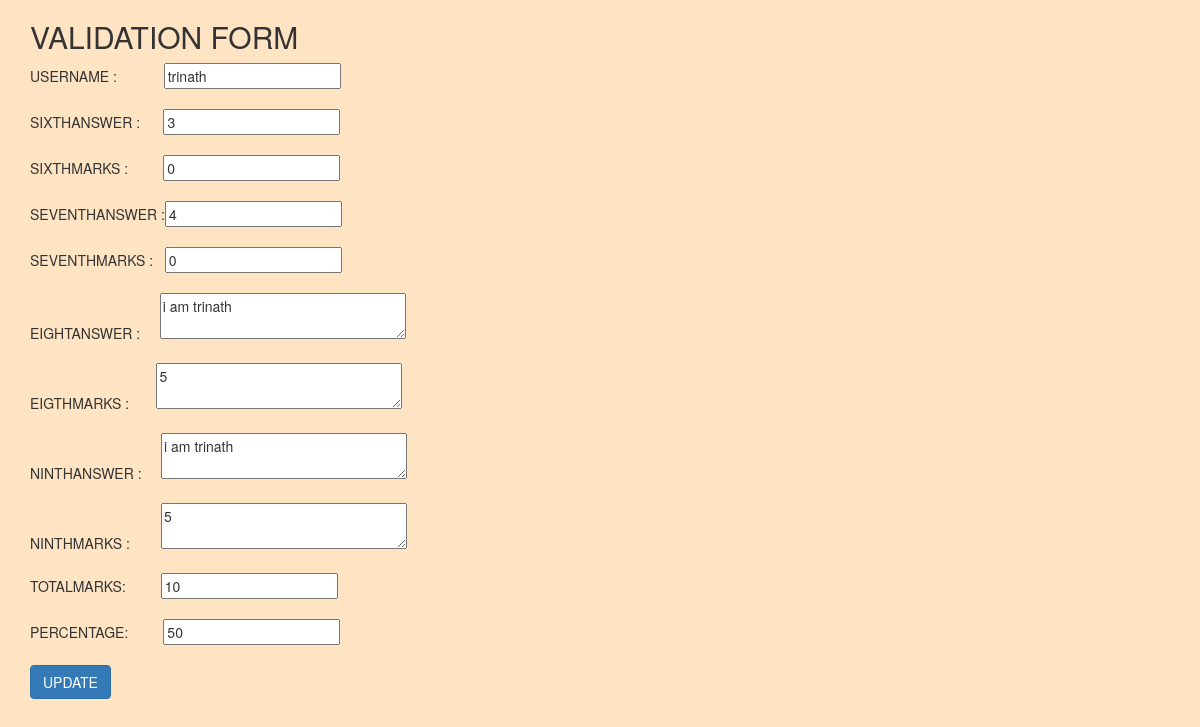
Screenshot of /validate/43/ with the database file from the repository.
### examapp2/models.py (models this page shows)
class TotalScore(models.Model):
    username=models.CharField(max_length=50,default="sumanth")
    sixthquestionanswer=models.IntegerField(default=0)
    sixthquestionmarks=models.IntegerField(default=0)
    seventhquestionanswer=models.IntegerField(default=0)
    seventhquestionmarks=models.IntegerField(default=0)
    eigthquestionanswer=models.CharField(max_length=300,default="n/a")
    eigthquestionmarks=models.IntegerField(default=0)
    ninthquestionanswer=models.CharField(max_length=300,default="n/a")
    ninthquestionmarks=models.IntegerField(default=0)
    totalmarks=models.IntegerField(default=0)
    percentage=models.IntegerField(default=0)

### examapp2/views.py (the view)
# urls.py: url(r'^validate/(?P<id>\d+)/$', views.Validate),
def Validate(request,id):
    employee = TotalScore.objects.get(id=id)
    if request.method =='POST':
        form = TotalScoreForm(request.POST, instance=employee)
        if form.is_valid():
            form.save()
            return redirect('/dashboard')
    return render(request, 'examapp2/VALIDATE.html', {'employee':employee})

### examapp2/templates/examapp2/VALIDATE.html (shortened to what this page needs)
<!DOCTYPE html>
<html lang="en" dir="ltr">
  <head>
    <link rel="stylesheet" href="https://maxcdn.bootstrapcdn.com/bootstrap/3.3.7/css/bootstrap.min.css">
  </head>
  <body style="background-color:Bisque;>
    <div class="jumbotron">
      <div class="container">
        <h2>VALIDATION FORM</h2>
        <form method="post">
          USERNAME :&nbsp &nbsp &nbsp &nbsp &nbsp &nbsp <input type="text" name="username" value="{{employee.username}}"><br><br>
          SIXTHANSWER :&nbsp &nbsp &nbsp <input type="text" name="sixthquestionanswer" value="{{employee.sixthquestionanswer}}"><br><br>
          SIXTHMARKS :&nbsp &nbsp &nbsp &nbsp &nbsp<input type="text" name="sixthquestionmarks" value="{{employee.sixthquestionmarks}}"><br><br>
          SEVENTHANSWER :<input type="text" name="seventhquestionanswer" value="{{employee.seventhquestionanswer}}"><br><br>
          SEVENTHMARKS :&nbsp &nbsp<input type="text" name="seventhquestionmarks" value="{{employee.seventhquestionmarks}}"><br><br>
          EIGHTANSWER :&nbsp &nbsp &nbsp<textarea name="eigthquestionanswer" rows="2" cols="30">{{employee.eigthquestionanswer}}</textarea><br><br>
          EIGTHMARKS :&nbsp &nbsp &nbsp &nbsp<textarea name="eigthquestionmarks" rows="2" cols="30">{{employee.eigthquestionmarks}}</textarea><br><br>
          NINTHANSWER :&nbsp &nbsp &nbsp<textarea name="ninthquestionanswer" rows="2" cols="30">{{employee.eigthquestionanswer}}</textarea><br><br>
          NINTHMARKS :&nbsp &nbsp &nbsp &nbsp <textarea name="ninthquestionmarks" rows="2" cols="30">{{employee.eigthquestionmarks}}</textarea><br><br>
          TOTALMARKS:&nbsp &nbsp &nbsp &nbsp &nbsp<input type="text" name="totalmarks" value="{{employee.totalmarks}}"><br><br>
          PERCENTAGE:&nbsp &nbsp &nbsp &nbsp &nbsp<input type="text" name="percentage" value="{{employee.percentage}}">
          <br><br>
          <input type="submit" name="" class="btn btn-primary"value="UPDATE">
        </form>
      </div>
  </body>
</html>

### rows the page displays
TotalScore: username "trinath", sixthquestionanswer "3", sixthquestionmarks "0", seventhquestionanswer "4", seventhquestionmarks "0", eigthquestionanswer "i am trinath", eigthquestionmarks "5", ninthquestionanswer "i am trinath", ninthquestionmarks "5", totalmarks "10", percentage "50"
